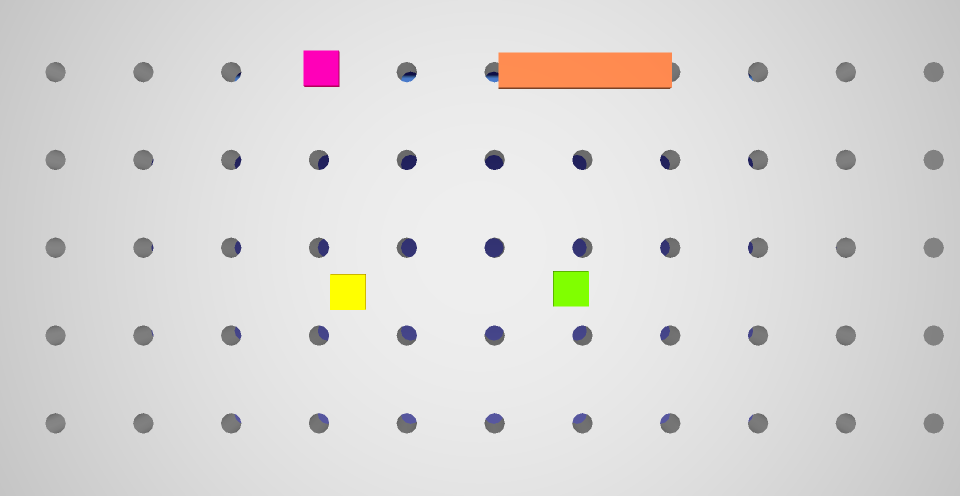
#> input picture rbdk_image.png, 1920 x 991 px (shown at 1/2 size)
$ python task-b2.py
#> lines starting #> are read from the running program, lines starting #| are printed output that depends on the picture
import cv2
import numpy as np
import os
import matplotlib.pyplot as plt


BASE_DIR = os.path.dirname(os.path.abspath(__file__))
image_path = os.path.join(BASE_DIR, "rbdk_image.png")

img = cv2.imread(image_path)
#> img is the input picture: shape (991, 1920, 3); mean B, G, R 215.6, 216.7, 218.6

cv2.circle(img, (695, 583), 55, (0, 0, 255), 6)

# Draw rectangle (image, top_left, bottom_right, color, thickness)
cv2.rectangle(img, (996, 106), (1344, 177), (0, 255, 0), 6)

# Draw circle (image, center, radius, color, thickness)
cv2.rectangle(img, (1106, 542), (1177, 612), (255, 0, 0), 6)

# Put text (image, text, position, font, scale, color, thickness)
cv2.putText(img, 'Kossi AZIADZO NOTATION 23-01-2026', (601, 53),
cv2.FONT_HERSHEY_SIMPLEX, 2, (255, 0, 255), 6, cv2.LINE_AA)

cv2.putText(img, 'This is Box', (1000, 229),
cv2.FONT_HERSHEY_SIMPLEX, 2, (0, 150, 100), 3, cv2.LINE_AA)

cv2.putText(img, 'Square 1', (1193, 573),
cv2.FONT_HERSHEY_SIMPLEX, 1, (150, 0, 0), 2, cv2.LINE_AA)

cv2.putText(img, 'Square in circle', (756, 561),
cv2.FONT_HERSHEY_SIMPLEX, 1, (0, 150, 100), 2, cv2.LINE_AA)
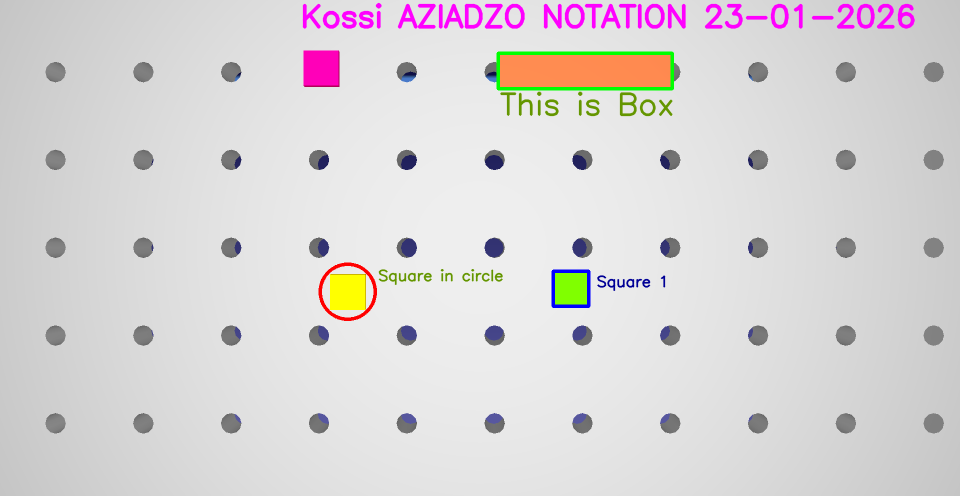
#> img: shape (991, 1920, 3) (shown at 1/2 size); mean B, G, R 214.7, 213.6, 217.6

cv2.imshow('Drawing', img)
cv2.waitKey(0)
cv2.destroyAllWindows()

$ run again, with Annotation through the code.png copied over rbdk_image.png
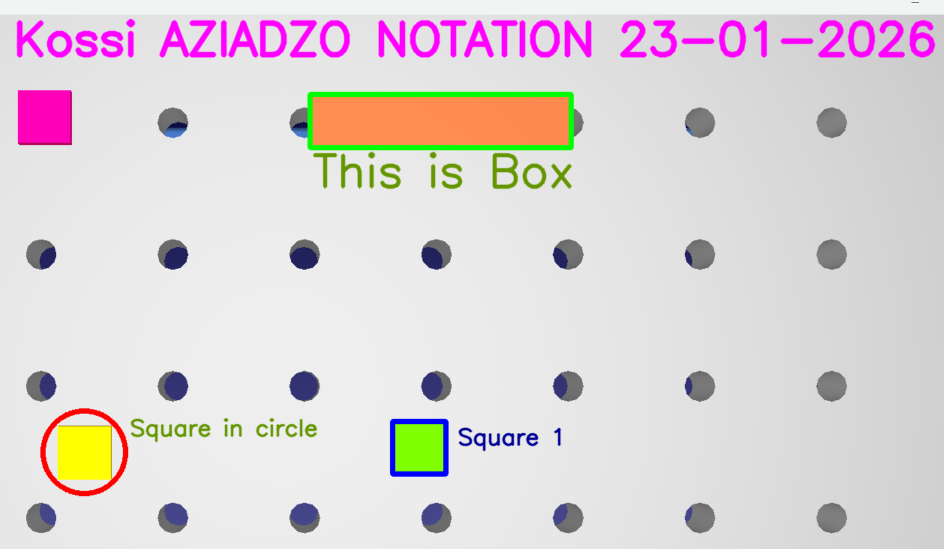
#> input picture Annotation through the code.png, 1887 x 1098 px (shown at 1/2 size)
#> img is the input picture: shape (1098, 1887, 3); mean B, G, R 215.1, 213.1, 221.3
#> `cv2.putText(img, 'Square in circle', (756, 561), cv2.FONT_HERSHEY_SIMP..`:
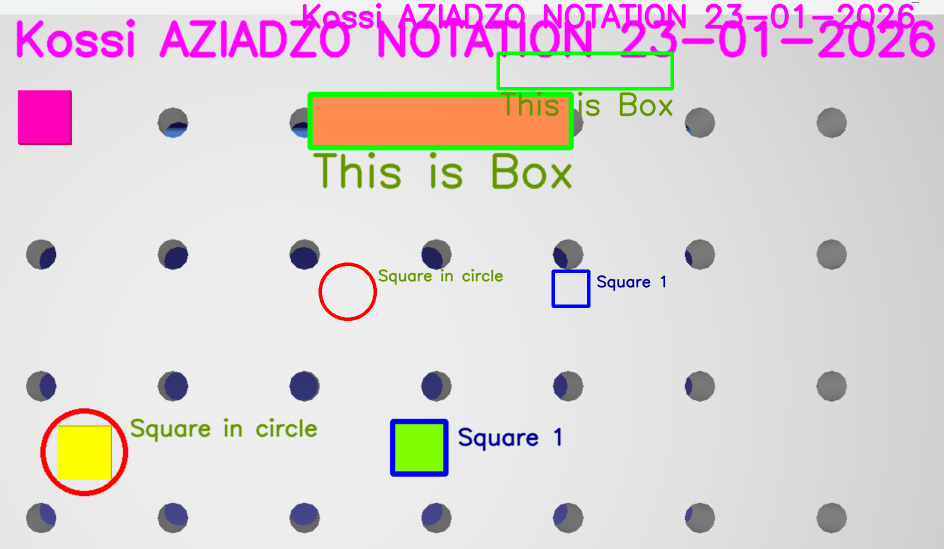
#> img: shape (1098, 1887, 3) (shown at 1/2 size); mean B, G, R 213.8, 210.5, 220.2
